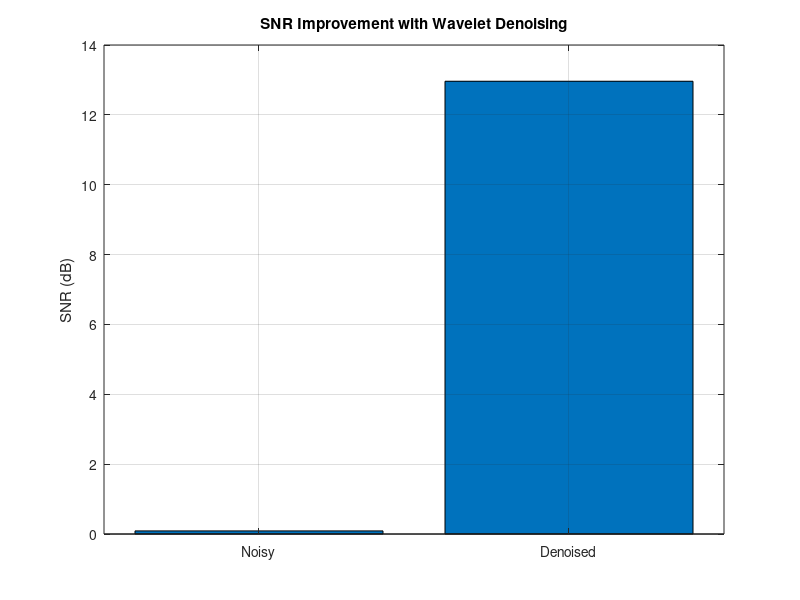

Here is the MATLAB script that generated this plot:
% analyze_results.m
% Compute SNR before and after denoising and visualize the results

% Load signals
load('results/simulated_signals.mat');      % clean_signal, noisy_signal
load('results/denoised_wavelet.mat');       % denoised_signal

% Helper function to compute SNR
compute_snr = @(x, x_hat) 10 * log10(sum(x.^2) / sum((x - x_hat).^2));

% Compute SNR
snr_noisy = compute_snr(clean_signal, noisy_signal);
snr_denoised = compute_snr(clean_signal, denoised_signal);

% Display in console
fprintf('SNR of Noisy Signal    : %.2f dB\n', snr_noisy);
fprintf('SNR of Denoised Signal : %.2f dB\n', snr_denoised);

% Plot SNR comparison
figure;
bar([snr_noisy, snr_denoised]);
set(gca, 'XTickLabel', {'Noisy', 'Denoised'});
ylabel('SNR (dB)');
title('SNR Improvement with Wavelet Denoising');
grid on;

% Save figure
saveas(gcf, 'results/snr_comparison.png');